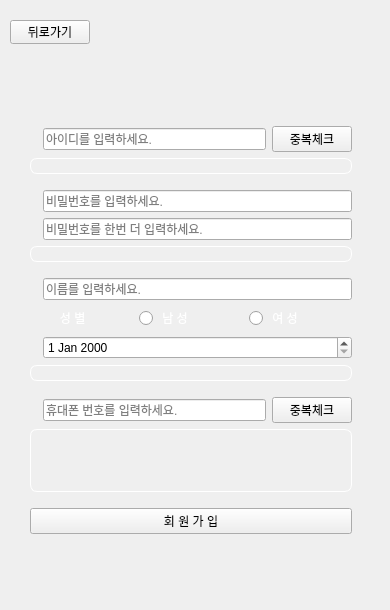
   <widget class="QWidget" name="page_6">
    <widget class="QPushButton" name="back_login">
     <property name="geometry">
      <rect>
       <x>10</x>
       <y>20</y>
       <width>80</width>
       <height>24</height>
      </rect>
     </property>
     <property name="text">
      <string>뒤로가기</string>
     </property>
    </widget>
    <widget class="QWidget" name="layoutWidget_6">
     <property name="geometry">
      <rect>
       <x>30</x>
       <y>126</y>
       <width>322</width>
       <height>408</height>
      </rect>
     </property>
     <layout class="QVBoxLayout" name="verticalLayout_8">
      <item>
       <layout class="QVBoxLayout" name="verticalLayout_9">
        <item>
         <layout class="QHBoxLayout" name="horizontalLayout_17">
          <item>
           <widget class="QLabel" name="label_signId">
            <property name="text">
             <string/>
            </property>
           </widget>
          </item>
          <item>
           <widget class="QLineEdit" name="lineEdit_signId">
            <property name="placeholderText">
             <string>아이디를 입력하세요.</string>
            </property>
           </widget>
          </item>
          <item>
           <widget class="QPushButton" name="Chk_id">
            <property name="text">
             <string>중복체크</string>
            </property>
           </widget>
          </item>
         </layout>
        </item>
        <item>
         <widget class="QLabel" name="label_signIdChk">
          <property name="styleSheet">
           <string notr="true">color: rgb(255, 255, 255);
border-color: rgb(255, 0, 255);
border: 1px solid white;
border-radius: 7px;</string>
          </property>
          <property name="text">
           <string/>
          </property>
         </widget>
        </item>
        <item>
         <spacer name="verticalSpacer">
          <property name="orientation">
           <enum>Qt::Vertical</enum>
          </property>
          <property name="sizeType">
           <enum>QSizePolicy::Minimum</enum>
          </property>
          <property name="sizeHint" stdset="0">
           <size>
            <width>20</width>
            <height>10</height>
           </size>
          </property>
         </spacer>
        </item>
        <item>
         <layout class="QHBoxLayout" name="horizontalLayout_18">
          <item>
           <widget class="QLabel" name="label_signPw">
            <property name="text">
             <string/>
            </property>
           </widget>
          </item>
          <item>
           <widget class="QLineEdit" name="lineEdit_signPw">
            <property name="echoMode">
             <enum>QLineEdit::Password</enum>
            </property>
            <property name="placeholderText">
             <string>비밀번호를 입력하세요.</string>
            </property>
           </widget>
          </item>
         </layout>
        </item>
        <item>
         <layout class="QHBoxLayout" name="horizontalLayout_19">
          <item>
           <widget class="QLabel" name="label_signPwChk">
            <property name="text">
             <string/>
            </property>
           </widget>
          </item>
          <item>
           <widget class="QLineEdit" name="lineEdit_signPwChk">
            <property name="echoMode">
             <enum>QLineEdit::Password</enum>
            </property>
            <property name="placeholderText">
             <string>비밀번호를 한번 더 입력하세요.</string>
            </property>
           </widget>
          </item>
         </layout>
        </item>
        <item>
         <widget class="QLabel" name="label_signPwChk2">
          <property name="styleSheet">
           <string notr="true">color: rgb(255, 255, 255);
border-color: rgb(255, 0, 255);
border: 1px solid white;
border-radius: 7px;

</string>
          </property>
          <property name="text">
           <string/>
          </property>
         </widget>
        </item>
        <item>
         <spacer name="verticalSpacer_2">
          <property name="orientation">
           <enum>Qt::Vertical</enum>
          </property>
          <property name="sizeType">
           <enum>QSizePolicy::Minimum</enum>
          </property>
          <property name="sizeHint" stdset="0">
           <size>
            <width>20</width>
            <height>10</height>
           </size>
          </property>
         </spacer>
        </item>
        <item>
         <layout class="QHBoxLayout" name="horizontalLayout_22">
          <item>
           <widget class="QLabel" name="label_signName">
            <property name="text">
             <string/>
            </property>
           </widget>
          </item>
          <item>
           <widget class="QLineEdit" name="lineEdit_signName">
            <property name="placeholderText">
             <string>이름를 입력하세요.</string>
            </property>
           </widget>
          </item>
         </layout>
        </item>
        <item>
         <layout class="QHBoxLayout" name="horizontalLayout_23">
          <item>
           <widget class="QLabel" name="label_signGender">
            <property name="layoutDirection">
             <enum>Qt::LeftToRight</enum>
            </property>
            <property name="styleSheet">
             <string notr="true">color: rgb(255, 255, 255);</string>
            </property>
            <property name="text">
             <string>         성 별</string>
            </property>
           </widget>
          </item>
          <item>
           <widget class="QRadioButton" name="radioButton_signMale">
            <property name="styleSheet">
             <string notr="true">color: rgb(255, 255, 255);</string>
            </property>
            <property name="text">
             <string> 남 성</string>
            </property>
           </widget>
          </item>
          <item>
           <widget class="QRadioButton" name="radioButton_signFemale">
            <property name="styleSheet">
             <string notr="true">color: rgb(255, 255, 255);</string>
            </property>
            <property name="text">
             <string> 여 성</string>
            </property>
            <property name="checkable">
             <bool>true</bool>
            </property>
            <property name="checked">
             <bool>false</bool>
            </property>
           </widget>
          </item>
         </layout>
        </item>
        <item>
         <layout class="QHBoxLayout" name="horizontalLayout_24">
          <item>
           <widget class="QLabel" name="label_signBirth">
            <property name="styleSheet">
             <string notr="true">color: rgb(255, 255, 255);</string>
            </property>
            <property name="text">
             <string/>
            </property>
            <property name="alignment">
             <set>Qt::AlignCenter</set>
            </property>
           </widget>
          </item>
          <item>
           <widget class="QDateEdit" name="dateEdit_signBirth">
            <property name="sizePolicy">
             <sizepolicy hsizetype="Expanding" vsizetype="Fixed">
              <horstretch>0</horstretch>
              <verstretch>0</verstretch>
             </sizepolicy>
            </property>
            <property name="maximumDateTime">
             <datetime>
              <hour>11</hour>
              <minute>59</minute>
              <second>59</second>
              <year>2023</year>
              <month>10</month>
              <day>31</day>
             </datetime>
            </property>
            <property name="minimumDateTime">
             <datetime>
              <hour>12</hour>
              <minute>0</minute>
              <second>0</second>
              <year>1929</year>
              <month>12</month>
              <day>27</day>
             </datetime>
            </property>
            <property name="maximumDate">
             <date>
              <year>2023</year>
              <month>10</month>
              <day>31</day>
             </date>
            </property>
           </widget>
          </item>
         </layout>
        </item>
        <item>
         <widget class="QLabel" name="label_signBirth2">
          <property name="styleSheet">
           <string notr="true">color: rgb(255, 255, 255);
border-color: rgb(255, 0, 255);
border: 1px solid white;
border-radius: 7px;</string>
          </property>
          <property name="text">
           <string/>
          </property>
         </widget>
        </item>
        <item>
         <layout class="QHBoxLayout" name="horizontalLayout_25"/>
        </item>
        <item>
         <spacer name="verticalSpacer_4">
          <property name="orientation">
           <enum>Qt::Vertical</enum>
          </property>
          <property name="sizeType">
           <enum>QSizePolicy::Minimum</enum>
          </property>
          <property name="sizeHint" stdset="0">
           <size>
            <width>20</width>
            <height>10</height>
           </size>
          </property>
         </spacer>
        </item>
        <item>
         <layout class="QHBoxLayout" name="horizontalLayout_26">
          <item>
           <widget class="QLabel" name="label_signPhone">
            <property name="text">
             <string/>
            </property>
           </widget>
          </item>
          <item>
           <widget class="QLineEdit" name="lineEdit_signPhone">
            <property name="placeholderText">
             <string>휴대폰 번호를 입력하세요.</string>
            </property>
           </widget>
          </item>
          <item>
           <widget class="QPushButton" name="Chk_Phone">
            <property name="text">
             <string>중복체크</string>
            </property>
           </widget>
          </item>
         </layout>
        </item>
       </layout>
      </item>
      <item>
       <widget class="QLabel" name="label_signPhone2">
        <property name="styleSheet">
         <string notr="true">color: rgb(255, 255, 255);
border-color: rgb(255, 0, 255);
border: 1px solid white;
border-radius: 7px;</string>
        </property>
        <property name="text">
         <string/>
        </property>
       </widget>
      </item>
      <item>
       <spacer name="verticalSpacer_3">
        <property name="orientation">
         <enum>Qt::Vertical</enum>
        </property>
        <property name="sizeType">
         <enum>QSizePolicy::Minimum</enum>
        </property>
        <property name="sizeHint" stdset="0">
         <size>
          <width>20</width>
          <height>10</height>
         </size>
        </property>
       </spacer>
      </item>
      <item>
       <widget class="QPushButton" name="pushButton_signUp">
        <property name="text">
         <string>회 원 가 입</string>
        </property>
       </widget>
      </item>
     </layout>
    </widget>
    <widget class="QLabel" name="label_16">
     <property name="geometry">
      <rect>
       <x>0</x>
       <y>0</y>
       <width>381</width>
       <height>601</height>
      </rect>
     </property>
     <property name="text">
      <string/>
     </property>
     <property name="pixmap">
      <pixmap resource="resources.qrc">:/new/prefix1/resources/join-min.jpg</pixmap>
     </property>
     <property name="scaledContents">
      <bool>true</bool>
     </property>
    </widget>
    <zorder>label_16</zorder>
    <zorder>back_login</zorder>
    <zorder>layoutWidget_6</zorder>
   </widget>
